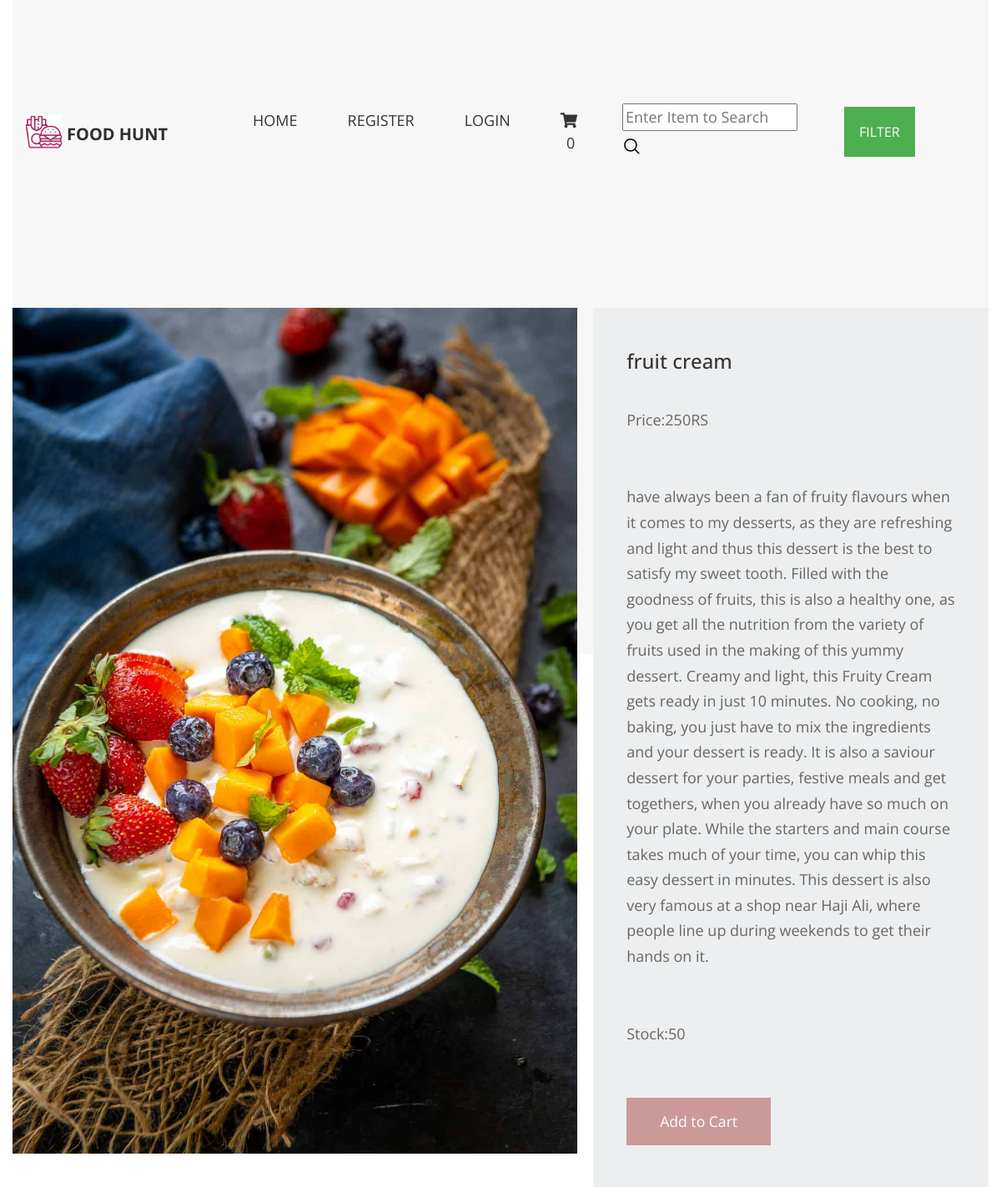
Screenshot of /fruits-recieps/fruit-cream with the database file from the repository.
### shop/models.py (models this page shows, shortened)
class product(models.Model):
    name=models.CharField(max_length=250,unique=True)
    slug=models.SlugField(max_length=250,unique=True)
    img=models.ImageField(upload_to='product')
    desc=models.TextField()
    stock=models.IntegerField()
    available=models.BooleanField()
    price=models.IntegerField()
    category=models.ForeignKey(categ,on_delete=models.CASCADE)

### shop/views.py (the view)
# urls.py: path('<slug:c_slug>/<slug:product_slug>',views.prodDetails,name='details'),
def prodDetails(request,c_slug,product_slug):
    try:
        prod=product.objects.get(category__slug=c_slug,slug=product_slug)
    except Exception as e:
        raise e
    return render(request,'iteam.html',{'pr':prod})

### cart/context_processor.py (called while the page is built)
def count(request):
    item_count=0
    if 'admin' in request.path:
        return{}
    else:
        try:
            ct=cartlist.objects.filter(cart_id=c_id(request))
            cti=iteam.objects.all().filter(cart=ct[:1])
            for c in cti:
                   item_count+=c.quantity
        except cartlist.DoesNotExist:
            item_count=0
        return dict(itc=item_count)

### cart/views.py (called while the page is built)
def c_id(request):
    ct_id=request.session.session_key
    if not ct_id:
        ct_id=request.session.create()
    return ct_id

### templates/iteam.html (shortened to what this page needs)
{% extends 'base.html' %}
{% load static %}
{% block content %}
<!DOCTYPE html>
<html lang="en">
<head>
    <link href="{% static 'pr/fontawesome/pr/css/all.min.css' %}" rel="stylesheet" />
    <link href="{% static 'pr/css/templatemo-comparto.css' %}" rel="stylesheet" />
</head>
<body>
<br><br>
        <section class="tm-mb-1" id="about">
            <div class="tm-row tm-about-row">
                <div class="tm-section-1-l">
                    <img src="{{pr.img.url}}" alt="About image" class="tm-img-responsive">
                </div>
                <article class="tm-section-1-r tm-bg-color-8">
                    <h2 class="tm-mb-2 tm-title-color">{{pr.name}}</h2>
                    <p>Price:{{pr.price}}RS</p><br>
                    <p>{{pr.desc}}</p><br>
                    <p>Stock:{{pr.stock}}</p><br>
       {% if pr.stock <= 0 %}
       <h1 style="color:red">Sorry!No Stock Availble</h1>
              {% else %}
              <a href="{% url 'addcart' pr.id %}" class="tm-btn tm-btn-1 tm-link-to-services">Add to Cart</a>
       {% endif %}
                </article>
            </div>
        </section>
</body>
</html>
{% endblock %}

### static/hm/css/style.css (style rules this page uses)
body { font-family: 'Poppins', sans-serif; color: #000000; background-color: #ffffff; }
a, a:hover, a:focus { text-decoration: none; }

### static/pr/css/templatemo-comparto.css (style rules this page uses)
*, *::before, *::after { box-sizing: border-box; outline: none; }
ul, h1, h2, h3, h4, p, figure { padding: 0; margin: 0; }
body { font-family: 'Open Sans', Arial, sans-serif; font-size: 18px; overflow-x: hidden; padding-left: 15px; padding-right: 15px; margin: 0; }
h2 { font-size: 1.5rem; }
a { transition: all 0.3s ease; text-decoration: none; }
p { color: #666; line-height: 1.7; margin-bottom: 35px; }
h1, h2, h3, h4, h5, h6 { color: #333; }
.tm-mb-1 { margin-bottom: 20px; }
.tm-mb-2 { margin-bottom: 40px; }
.tm-bg-color-8 { background-color: #EDEEEF; }
.tm-img-responsive { max-width: 100%; height: auto; }
.tm-section-1-l { width: 57.85%; margin-right: 1.65%; }
.tm-section-1-r { padding: 50px 40px; width: 40.5%; }
.tm-row { display: flex; }
.tm-btn { display: inline-block; padding: 15px 40px; font-size: 1.1rem; border: none; background-color: #CC9999; color: white; }
a { color: #666; }

### rows the page displays
product: img (picture), name "fruit cream", price "250", desc "have always been a fan of fruity flavours when it comes to my desserts, as they are refreshing and light and thus this dessert is the best to satisfy my sweet tooth. Filled with the goodness of fruits, this is also a healthy one, as you get all the nutrition from the variety of fruits used in the making of this yummy dessert. Creamy and light, this Fruity Cream gets ready in just 10 minutes. No cooking, no baking, you just have to mix the ingredients and your dessert is ready. It is also a saviour dessert for your parties, festive meals and get togethers, when you already have so much on your plate. While the starters and main course takes much of your time, you can whip this easy dessert…", stock "50"

### other values shown
{{ itc }} "0"
